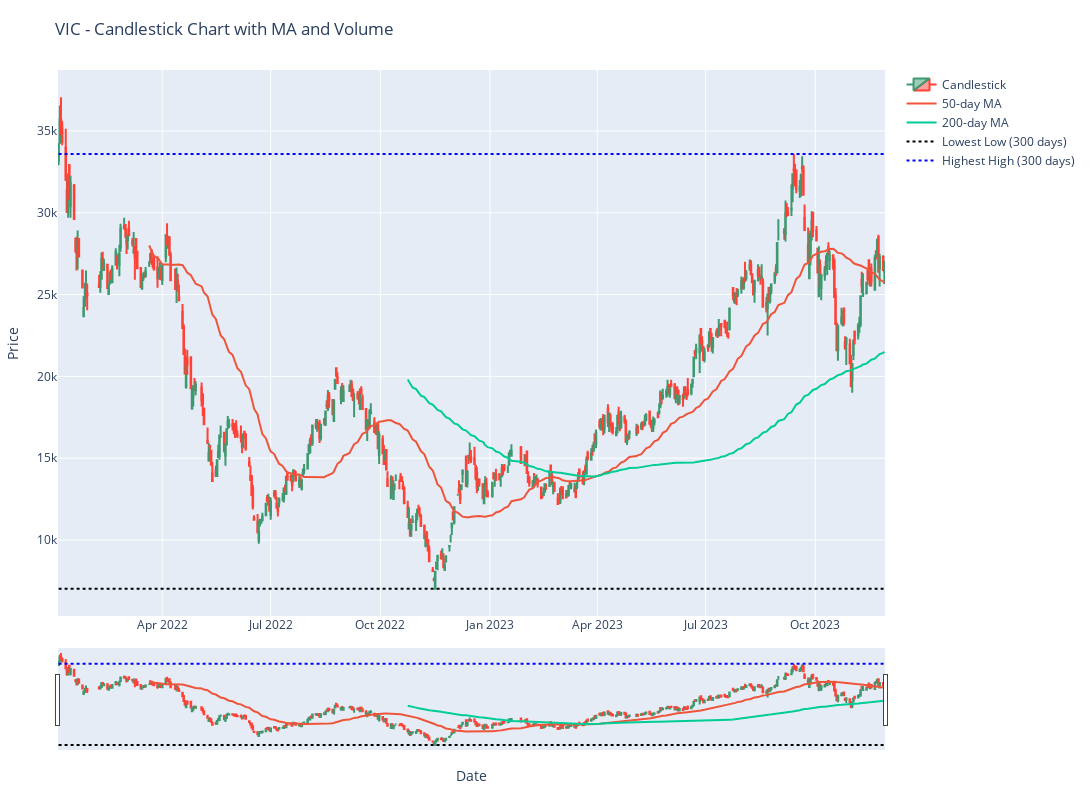

This figure's notebook cell:
### Code cell
from vnstock import * #import all functions, including functions that provide OHLC data for charting
from vnstock.chart import * # import chart functions
df = stock_historical_data("CTS", "2022-01-01", "2023-11-28", "1D", "stock")
fig = candlestick_chart(df, ma_periods=[50,200], show_volume=False, reference_period=300, figure_size=(15, 8),
                        title='VIC - Candlestick Chart with MA and Volume', x_label='Date', y_label='Price',
                        colors=('lightgray', 'gray'), reference_colors=('black', 'blue'))

fig.show()

### Figure 1 — Plotly figure (JSON) as saved in the notebook; plotly's stock layout.template omitted (floating-point values rounded to 4 significant figures; data arrays with more than 128 entries replaced by an {"elided": "..."} marker saying what was removed)
{"data": [{"close": {"elided": "476 int values"}, "high": {"elided": "476 int values"}, "low": {"elided": "476 int values"}, "name": "Candlestick", "open": {"elided": "476 int values"}, "type": "candlestick", "x": {"elided": "476 str values"}}, {"mode": "lines", "name": "50-day MA", "type": "scatter", "x": {"elided": "476 str values"}, "y": {"elided": "476 float values"}}, {"mode": "lines", "name": "200-day MA", "type": "scatter", "x": {"elided": "476 str values"}, "y": {"elided": "476 float values"}}, {"line": {"color": "black", "dash": "dot"}, "mode": "lines", "name": "Lowest Low (300 days)", "type": "scatter", "x": {"elided": "476 str values"}, "y": {"elided": "476 int values"}}, {"line": {"color": "blue", "dash": "dot"}, "mode": "lines", "name": "Highest High (300 days)", "type": "scatter", "x": {"elided": "476 str values"}, "y": {"elided": "476 int values"}}], "layout": {"height": 800, "margin": {"b": 50, "l": 50, "r": 50, "t": 70}, "title": {"text": "VIC - Candlestick Chart with MA and Volume"}, "width": 1500, "xaxis": {"rangeslider": {"visible": true}, "title": {"text": "Date"}}, "yaxis": {"title": {"text": "Price"}}, "yaxis2": {"overlaying": "y", "side": "right", "title": {"text": "Volume"}}}}
